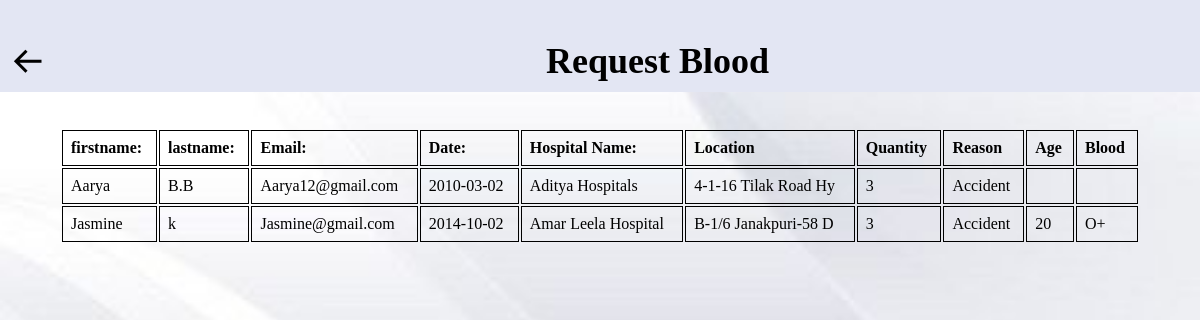
The app's page /request_details.php with its own data.
### tables this page shows
CREATE TABLE request_register (
    id INT PRIMARY KEY AUTO_INCREMENT,
    firstname VARCHAR(50) NOT NULL,
    lastname VARCHAR(50) NOT NULL,
    email VARCHAR(30),
    dateentered DATE,
    hname VARCHAR(20),
    location VARCHAR(20),
    quantity INT,
    reason VARCHAR(20),
    age INT,
    blood ENUM('A+','A-','B+','B-','AB+','AB-','O+','O-')
    
);

### request_details.php (the view, shortened to what this page needs)
<?php
        $con = mysqli_connect("localhost","root","","register1");
        $query="select * from request_register";
?>
<!DOCTYPE html>
<html lang="en">
<head>
    <link href='https://unpkg.com/boxicons@2.1.4/css/boxicons.min.css' rel='stylesheet'>
</head>
<body>
   <div class="row">
    <div class="register">
    <i class='bx bx-arrow-back' onclick="window.location.href='detail_count.php'"></i>
        <h2>Request Blood</h2>
    </div>
<br><br>
    <div class="col-md-8">
            <table >
            <tr>
                <th>firstname:</th>
                <th>lastname:</th>
                <th>Email:</th>
                <th>Date:</th>
                <th>Hospital Name:</th>
                <th>Location</th>
                <th>Quantity</th>
                <th>Reason</th>
                <th>Age</th>
                <th>Blood</th>
            </tr>
            <?php
               $query_run=mysqli_query( $con, $query );
               while($row= mysqli_fetch_assoc($query_run)){
                $firstname=$row["firstname"];
                $lastname=$row["lastname"];
                $email=$row["email"];
                $dateentered = $row['dateentered'];
                $hname = $row['hname'];
                $location = $row['location'];
                $quantity = $row['quantity'];
                $reason =$row['reason'];
                $age=$row['age'];
                $blood=$row['blood'];
            ?>
                    <tr>
                        <td><?php echo $firstname;?></td>
                        <td><?php echo $lastname;?></td>
                        <td><?php echo $email;?></td>
                        <td><?php echo $dateentered?></td>
                        <td><?php echo $hname;?></td>
                        <td><?php echo $location;?></td>
                        <td><?php echo $quantity;?></td>
                        <td><?php echo $reason;?></td>
                        <td><?php echo $age;?></td>
                        <td><?php echo $blood?></td>
                    </tr>
            <?php
            }
            ?>
        </table>
    </div>
   </div>
</body>
</html>

### request_details.php (style rules this page uses)
* { margin: 0; padding: 0; text-decoration: none; list-style: none; }
body { background-image: url("img/back1.jpg"); background-size: cover; background-repeat: no-repeat; }
.row .register { display: flex; align-items: center; background-color: #E3E6F3; padding: 10px; }
.row .register h2 { font-size: 36px; margin-top: 30px; }
.row .register i.bx { margin-right: 500px; cursor: pointer; font-size: 36px; right: 10px; left: 10px; margin-top: 30px; }
.row .col-md-8 table { width: 90%; margin: auto; }
.row .col-md-8 th, td { border: 1px solid; text-align: left; padding: 8px; }

### records on screen
request_register: firstname "Aarya", lastname "B.B", email "Aarya12@gmail.com", dateentered "2010-03-02", hname "Aditya Hospitals", location "4-1-16 Tilak Road Hy", quantity "3", reason "Accident"
request_register: firstname "Jasmine", lastname "k", email "Jasmine@gmail.com", dateentered "2014-10-02", hname "Amar Leela Hospital", location "B-1/6 Janakpuri-58 D", quantity "3", reason "Accident", age "20", blood "O+"
